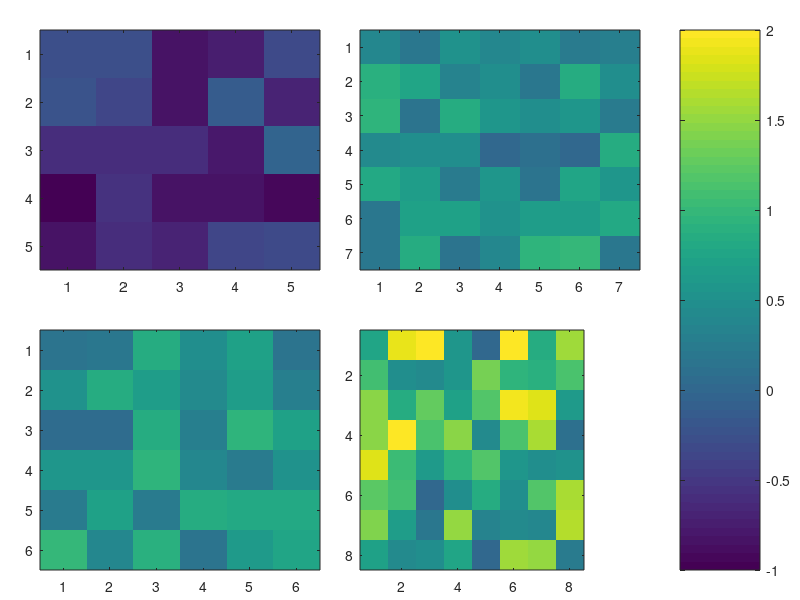

This chart was generated by the following MATLAB code:
clim=[-1 2]; % Data range...

figure; hold on; axis off;
ax(1)=axes('position',[0.05 0.55 0.35 0.40]);
  imagesc(rand(5,5)-1);
ax(2)=axes('position',[0.05 0.05 0.35 0.40]);
  imagesc(rand(6,6));
ax(3)=axes('position',[0.45 0.55 0.35 0.40]);
  imagesc(rand(7,7));
ax(4)=axes('position',[0.45 0.05 0.35 0.40]);
  imagesc(2*rand(8,8));

caxis(clim);
set(ax,'CLim',clim);
h=colorbar;
  set(h,'position',[0.85 0.05 0.10 0.90])